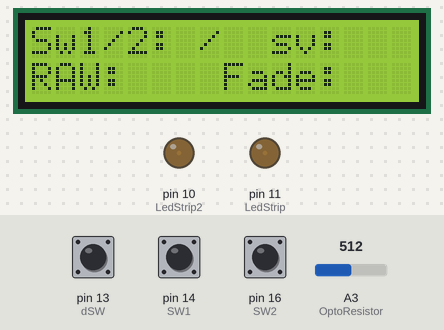
Simulated run of this sketch. Board: Arduino Leonardo, built with avr-gcc and run on an emulated ATmega32U4. On the bench: 16×2 character LCD, output pins drawn as LEDs (lit = HIGH). The inputs (shaded band) are chosen by the test bench; at power-on: pin 14 (SW1) HIGH, pin 16 (SW2) HIGH, pin 13 (dSW) HIGH, A3 (OptoResistor) = 512. What the sketch prints to the serial monitor is not drawn.

Above: at 1.3 s.
1.4 s: pin 14 (SW1) pulled LOW for 1 s
4.2 s: pin 16 (SW2) pulled LOW for 3.2 s
At 7.42 s:
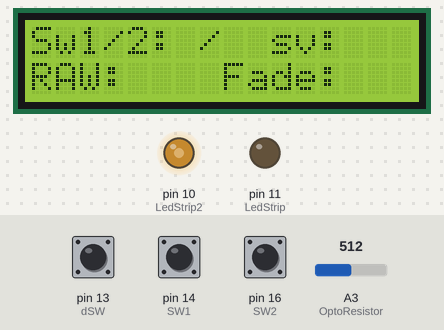
8.9 s: pin 13 (dSW) pulled LOW for 0.15 s
At 10.75 s:
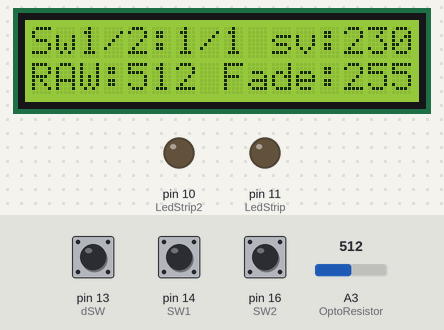
10.9 s: pin 14 (SW1) pulled LOW for 3.2 s
At 14.12 s:
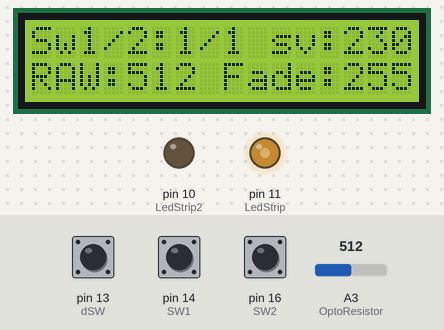
15.6 s: pin 14 (SW1) pulled LOW for 3.2 s
20.3 s: pin 16 (SW2) pulled LOW for 0.15 s
At 22.32 s:
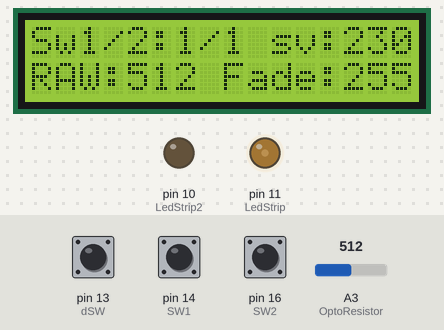
Timing chart, 0 to 22.9 s (numbered marks = the images above; inputs shaded):
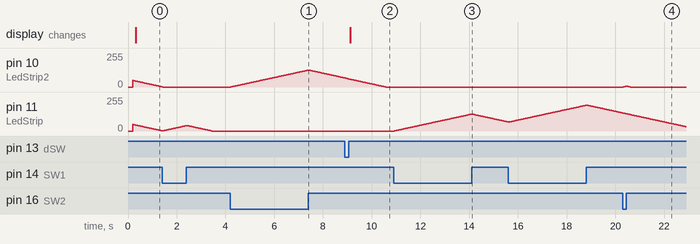

Measured:
- after the input at 4.2 s, pin 10 (LedStrip2): rises from 0/255 to 127/255 in 3.2 s, then falls to 68/255 in 1.5 s
- after the input at 8.9 s, the display: changes after 0.22 s (image 2)
- after the input at 10.9 s, pin 11 (LedStrip): rises from 0/255 to 127/255 in 3.2 s, then falls to 68/255 in 1.5 s
- after the input at 20.3 s, pin 10 (LedStrip2): rises from 0/255 to 6/255 in 0.13 s, then falls to 0/255 in 0.15 s

The sketch:

DoorOpen_light_control_dig_sens.ino.ino
```cpp
/*
 *  Door Light Control
 *
 *  version 1.0
 *
 * Work on ATmega8A (8MHz internal)
 *
 */

#include <Wire.h>
#include <LiquidCrystal_I2C.h> // https://github.com/marcoschwartz/LiquidCrystal_I2C

LiquidCrystal_I2C lcd(0x27,16,2);  // set the LCD address to 0x27 for a 16 chars and 2 line display


// Switches (ON/OFF Sensors + Opto resistor for power of light reduce)
int SW1 = 14;           // PC0
int SW2 = 16;           // PC2
int dSW = 13;            // PB1 (display and serial switch ON - debug info)
int OptoResistor = A3;  // PC4
// LED Strips
int LedStrip = 11;    // PB2
int LedStrip2 = 10;   // PB3


// common variables
int fadeValue1 = 50; // default current fade for strip
int fadeValue2 = 50;
int maxFade = 30;  //default max fade

void setup() {
  pinMode(SW1, INPUT);
  pinMode(SW2, INPUT);
  pinMode(dSW, INPUT);
  pinMode(LedStrip, OUTPUT);
  pinMode(LedStrip2, OUTPUT);


  // выключаем тестовый светодиод
  //digitalWrite(testLed1, LOW);
  digitalWrite(LedStrip, LOW);
  digitalWrite(LedStrip2, LOW);

  Serial.begin(9600);
  while (!Serial) {
    ; // wait for serial port to connect. Needed for Leonardo only
  }

  lcd.init();                      // initialize the lcd
  lcd.init();
  // backlight is ON
  lcd.backlight();
  lcd.setCursor(0,0);
  lcd.print("Sw1/2: /  sv:   ");
  lcd.setCursor(0,1);
  lcd.print("RAW:    Fade:   ");
}

void loop() {
  int ReadSW1 = 0;  // read door switch
  ReadSW1 = digitalRead(SW1);
  delay(1);

  int ReadSW2 = 0;
  ReadSW2 = digitalRead(SW2);
  delay(1);

  int ReadDSW = 0;    // read debug jumper switch
  ReadDSW = digitalRead(dSW);
  delay(1);

  int sensorValueRAW = analogRead(OptoResistor);
  int sensorValue = constrain(sensorValueRAW, 30, 230);  // require ajust after installation
  // Convert the analog reading
  maxFade = map(sensorValue, 30, 230, 30, 255);    // also ajust

  if ( ReadDSW == 0)  // debug module. for 16*2 LCD on I2C
  {
  //lcd.setCursor(0,0);
  //lcd.print("Sw1/2: /  sv:   ");
  //lcd.setCursor(0,1);
  //lcd.print("RAW:    Fade:   ");

  lcd.setCursor(6,0);
  lcd.print(ReadSW1);
  lcd.setCursor(8,0);
  lcd.print(ReadSW2);

  lcd.setCursor(4,1);
  lcd.print(sensorValueRAW);
  if (sensorValueRAW < 100) //Erase 3rd digit when value has 2 didits
  {
    lcd.setCursor(6,1);
    lcd.print(" ");
  }
  lcd.setCursor(13,0);
  lcd.print(sensorValue);
  if (sensorValue < 100) //Erase 3rd digit when value has 2 didits
  {
    lcd.setCursor(15,0);
    lcd.print(" ");
  }
  lcd.setCursor(13,1);
  lcd.print(maxFade);
  if (maxFade < 100) //Erase 3rd digit when value has 2 didits
  {
    lcd.setCursor(15,1);
    lcd.print(" ");
  }

  Serial.print("Switch-1: ");
  Serial.print(ReadSW1);
  Serial.print(", Switch-2: ");
  Serial.print(ReadSW2);
  Serial.print(", OptoResistor: ");
  Serial.print(sensorValue);
  Serial.print(", maxFade: ");
  Serial.print(maxFade);
  delay(1);
  }
  else
  {
    delay(22);
  }

  if ( ReadSW1 == 0 and fadeValue1 < maxFade )
  {
    fadeValue1++;
    analogWrite(LedStrip, fadeValue1);
  }
  else if  ( ReadSW1 == 0 and fadeValue1 > maxFade )
  {
    fadeValue1--;
    analogWrite(LedStrip, fadeValue1);
  }
  else if ( ReadSW1 == 1 and fadeValue1 > 0 )
  {
    fadeValue1--;
    analogWrite(LedStrip, fadeValue1);
  }

  if ( ReadSW2 == 0 and fadeValue2 < maxFade )
  {
    fadeValue2++;
    analogWrite(LedStrip2, fadeValue2);
  }
  else if  ( ReadSW2 == 0 and fadeValue2 > maxFade )
  {
    fadeValue2--;
    analogWrite(LedStrip2, fadeValue2);
  }
  else if ( ReadSW2 == 1 and fadeValue2 > 0 )
  {
    fadeValue2--;
    analogWrite(LedStrip2, fadeValue2);
  }
}
```
